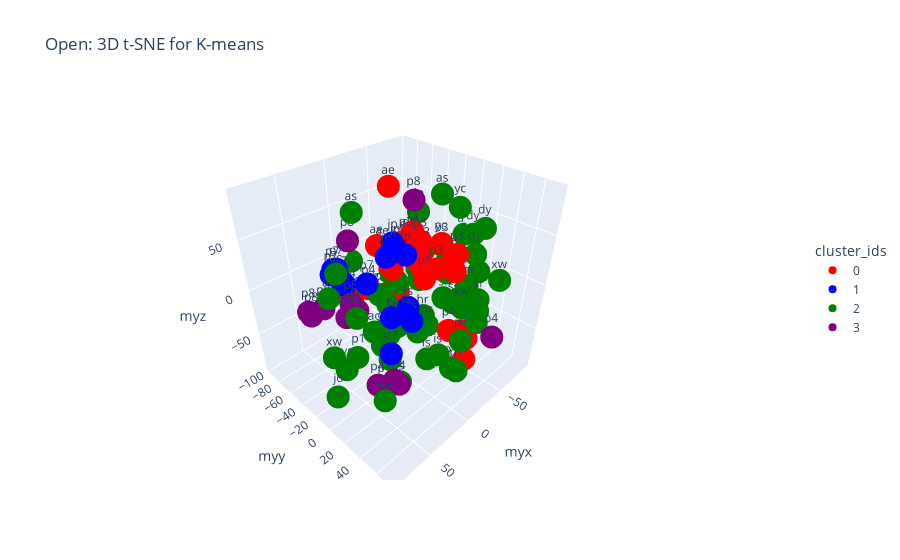

The cell this chart's notebook holds for it:
### Code cell
unique_clusters = sorted(data_tsne['cluster_ids'].unique())
# palette = px.colors.qualitative.Plotly 
color_map = {
    "0": "red",   
    "1": "blue",   
    "2": "green",  
    "3": "purple" 
}

# color_map = {str(cluster): palette[i % len(palette)] for i, cluster in enumerate(unique_clusters)}

fig = px.scatter_3d(data_tsne,
                    x='myx', y='myy', z='myz',
                    color='cluster_ids',
                    text='subject_ids',
                    title='Open: 3D t-SNE for K-means', 
                    color_discrete_map=color_map,
                    category_orders={'cluster_ids': unique_clusters},
)
fig.update_layout(
    legend=dict(
        x=1.15,
        y=0.5, 
        xanchor='left',
        yanchor='middle' 
    )
)

fig.show()
fig.write_html('open.html')

### Figure 1 — Plotly figure (JSON) as saved in the notebook; plotly's stock layout.template omitted (floating-point values rounded to 4 significant figures)
{"data": [{"hovertemplate": "cluster_ids=0<br>myx=%{x}<br>myy=%{y}<br>myz=%{z}<br>subject_ids=%{text}<extra></extra>", "legendgroup": "0", "marker": {"color": "red", "symbol": "circle"}, "mode": "markers+text", "name": "0", "scene": "scene", "showlegend": true, "text": ["fa", "fa", "fa", "fa", "ae", "ae", "ae", "ae", "p3", "p3", "p1", "p1", "p4", "im", "p4", "p4", "p4", "p4", "p4", "p3", "p3", "p3", "p3", "p3", "p3", "p7", "p4", "p4", "03", "03", "p4", "p4", "p1", "p1", "p1", "p1"], "type": "scatter3d", "x": [-15.69, -13.17, -0.8681, -5.585, -35.16, -48.03, -9.896, -46.46, -38.63, 4.939, -44.86, -30.74, 7.853, -60.94, -18.46, -9.35, 7.126, -17.22, -30.22, -7.151, 2.88, -65.23, -57.63, -1.313, -0.3981, 41.07, 1.356, 2.665, -25.23, -23.98, -30.46, -27.96, 2.561, -50.71, -3.638, 8.162], "y": [-7.285, -14.35, -13.36, -2.473, -74.8, -73.45, -29.87, -78.2, -44.4, 5.199, 36.81, 46.49, -8.28, -3.752, -49.82, -59.05, -69.54, -40.05, -39.07, 46.59, 35.95, -38.52, -43.88, 50.24, 15.28, -22.39, -73.09, -71.17, 28.37, 17.51, -42.15, -48.28, 23.37, 27.0, 12.5, 55.43], "z": [52.64, 40.15, 37.54, 36.37, 4.252, -14.67, 87.33, -3.063, 11.38, 57.27, -55.13, -65.98, 25.57, 0.03398, -34.78, -27.72, -29.08, -27.65, -32.41, 57.05, 43.88, 0.7808, 6.324, 45.83, 58.46, -10.59, -53.28, -42.28, 35.66, 47.95, -20.16, -8.437, 28.62, -55.17, 33.92, -2.436]}, {"hovertemplate": "cluster_ids=1<br>myx=%{x}<br>myy=%{y}<br>myz=%{z}<br>subject_ids=%{text}<extra></extra>", "legendgroup": "1", "marker": {"color": "blue", "symbol": "circle"}, "mode": "markers+text", "name": "1", "scene": "scene", "showlegend": true, "text": ["ts", "ts", "ts", "ts", "p7", "p7", "p7", "p7", "p7", "p7", "p7", "jp", "jp", "jp", "jp"], "type": "scatter3d", "x": [43.13, 47.42, 30.57, 35.7, 40.98, 38.16, 35.57, 31.56, 31.89, 60.33, 40.6, 31.14, 39.32, 38.91, 29.08], "y": [42.54, 31.66, 32.64, 41.5, -40.47, -34.29, -53.56, -62.29, -48.58, 44.46, -2.591, 29.93, 27.53, 18.1, 14.37], "z": [25.41, 19.15, 20.25, 14.43, 26.26, 11.84, 17.0, 6.159, 7.241, -0.06382, 29.63, 65.54, 74.11, 62.01, 68.4]}, {"hovertemplate": "cluster_ids=2<br>myx=%{x}<br>myy=%{y}<br>myz=%{z}<br>subject_ids=%{text}<extra></extra>", "legendgroup": "2", "marker": {"color": "green", "symbol": "circle"}, "mode": "markers+text", "name": "2", "scene": "scene", "showlegend": true, "text": ["xw", "xw", "xw", "xw", "hr", "hr", "hr", "hr", "as", "as", "as", "as", "cl", "cl", "cl", "cl", "dy", "dy", "dy", "dy", "im", "im", "im", "si", "si", "si", "si", "p1", "p1", "p1", "gk", "gk", "gk", "gk", "jo", "jo", "jo", "jo", "wx", "wx", "wx", "wx", "ac", "ac", "ac", "ac", "p1", "p1", "yc", "yc", "yc", "yc", "yc", "is", "is", "is", "is"], "type": "scatter3d", "x": [-69.65, 72.81, -49.57, -26.57, -22.56, -20.1, -8.136, -13.83, 27.31, 19.7, -26.72, -92.64, 15.69, 23.05, 32.26, 26.95, -62.35, -69.93, -55.69, -39.93, -44.08, -58.05, -53.95, -37.9, -36.34, -50.2, -20.37, 5.129, -18.17, 74.14, 8.233, 6.254, -4.908, -3.62, 87.05, 24.5, 13.01, -64.62, -27.68, -30.12, 79.33, -84.45, 74.36, 11.51, 68.88, -5.589, -12.31, -15.76, 77.87, -51.04, -47.01, -42.47, 52.17, 13.48, 7.313, -57.61, 12.74], "y": [48.65, -10.73, 4.94, 41.19, 1.538, 3.999, 8.301, 14.64, -33.11, 0.4219, 12.95, -11.03, -1.117, -5.96, 4.244, 5.14, 20.84, 27.26, 29.82, -33.55, 32.37, 37.43, 40.14, 22.77, 29.55, 1.898, 60.75, 65.83, -95.16, 22.35, -24.48, -15.95, -22.39, -12.75, 9.35, 14.77, 20.89, -46.09, -9.489, -14.82, 57.37, 16.3, -7.415, -29.72, -3.135, -27.31, 52.18, 43.31, 28.95, 3.587, -2.145, 19.22, -22.86, 39.14, 46.22, -57.01, 6.952], "z": [4.79, -33.0, 1.816, -6.391, -45.46, -32.21, -42.28, -33.75, 75.79, -63.43, 88.64, 19.5, -18.08, -31.05, -36.03, -25.42, 43.11, 48.3, 29.5, 24.15, 3.47, -29.56, -39.32, -16.84, -8.133, -28.37, 15.52, -8.902, -15.38, -9.486, -8.728, -15.56, 8.731, 4.301, -53.35, -13.08, -9.617, 40.97, -2.044, 6.986, -25.39, -7.764, 30.36, -53.56, 51.71, -65.92, -64.02, -68.99, 34.25, 15.2, 29.89, 74.4, -70.08, -40.67, -35.38, -82.1, -93.01]}, {"hovertemplate": "cluster_ids=3<br>myx=%{x}<br>myy=%{y}<br>myz=%{z}<br>subject_ids=%{text}<extra></extra>", "legendgroup": "3", "marker": {"color": "purple", "symbol": "circle"}, "mode": "markers+text", "name": "3", "scene": "scene", "showlegend": true, "text": ["p4", "p4", "p4", "p4", "p4", "p8", "p8", "p8", "p8", "p8", "p8", "p8", "p8"], "type": "scatter3d", "x": [53.74, 51.6, 45.17, 49.36, -27.87, 58.59, 46.27, 20.71, 65.76, 66.59, -40.81, 43.73, 74.24], "y": [29.92, 38.78, 37.75, 15.99, 73.72, -8.029, -9.004, -48.99, -28.44, -47.17, -30.06, -20.64, -38.39], "z": [-51.25, -38.51, -48.68, -63.17, -20.36, 3.086, 2.682, 41.77, 4.662, -12.8, 65.54, 2.196, 0.4778]}], "layout": {"legend": {"title": {"text": "cluster_ids"}, "tracegroupgap": 0, "x": 1.15, "xanchor": "left", "y": 0.5, "yanchor": "middle"}, "scene": {"domain": {"x": [0, 1], "y": [0, 1]}, "xaxis": {"title": {"text": "myx"}}, "yaxis": {"title": {"text": "myy"}}, "zaxis": {"title": {"text": "myz"}}}, "title": {"text": "Open: 3D t-SNE for K-means"}}}
